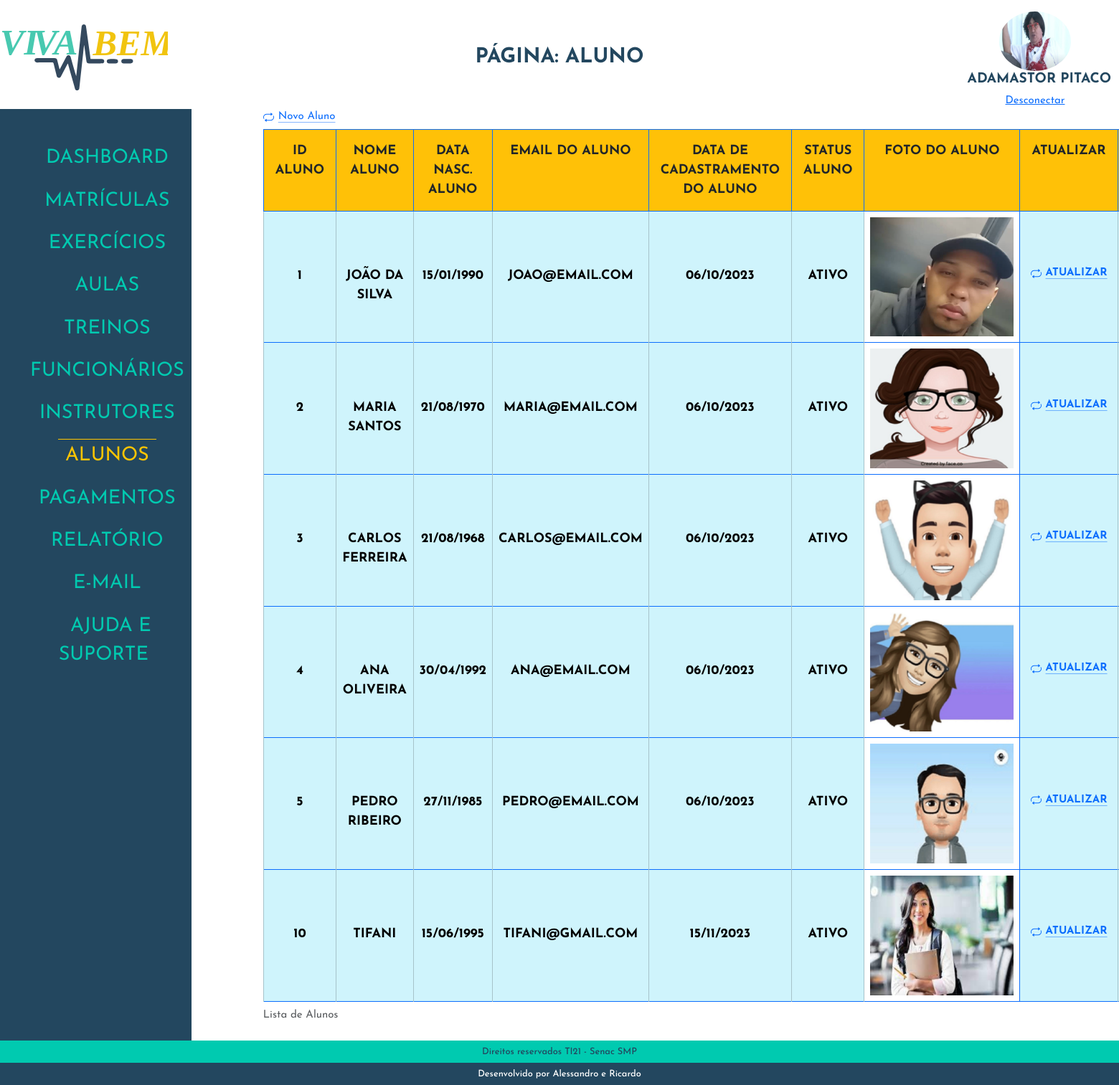
The app's page /admin/index.php?p=aluno (signed in) with its own data.
### tables this page shows
CREATE TABLE `tblfuncionarios` (
  `idFuncionario` int(11) NOT NULL,
  `nomeFuncionario` varchar(50) NOT NULL,
  `altFuncionario` varchar(50) NOT NULL,
  `dataNascFuncionario` date NOT NULL,
  `cargoFuncionario` varchar(20) NOT NULL,
  `especialidadeFuncionario` varchar(20) NOT NULL,
  `emailFuncionario` varchar(80) DEFAULT NULL,
  `senhaFuncionario` varchar(20) NOT NULL,
  `nivelFuncionario` varchar(15) NOT NULL,
  `telefoneFuncionario` varchar(14) NOT NULL,
  `dataAdmissaoFuncionario` date NOT NULL,
  `statusFuncionario` varchar(10) NOT NULL,
  `fotoFuncionario` varchar(100) DEFAULT NULL,
  `linkFaceFuncionario` varchar(150) NOT NULL,
  `linkInstaFuncionario` varchar(150) NOT NULL,
  `linklinkedinFuncionario` varchar(150) NOT NULL,
  `linkWhatsFuncionario` varchar(150) NOT NULL
);

CREATE TABLE `tblalunos` (
  `idAluno` int(11) NOT NULL,
  `nomeAluno` varchar(50) NOT NULL,
  `dataNascAluno` date NOT NULL,
  `emailAluno` varchar(80) NOT NULL,
  `senhaAluno` varchar(20) NOT NULL,
  `dataCadAluno` date NOT NULL,
  `statusAluno` varchar(10) NOT NULL,
  `fotoAluno` varchar(100) NOT NULL
);

### admin/class/funcionario.php (called while the page is built, shortened)
<?php
class FuncionarioClass
{
    public $idFuncionario;
    public function __construct($id = false)
    {
        if ($id) {
            $this->idFuncionario = $id;
            $this->Carregar();
        }
    }
    public function Carregar()
    {
        $query = "SELECT * FROM  tblfuncionarios WHERE idFuncionario = " . $this->idFuncionario;
        $conn = Conexao::LigarConexao();
        $resultado = $conn->query($query);
        $lista = $resultado->fetchAll();
        foreach ($lista as $linha) {
            $this->nomeFuncionario = $linha['nomeFuncionario'];
            $this->fotoFuncionario = $linha['fotoFuncionario'];
        }
    }
   }

### admin/class/aluno.php (called while the page is built, shortened)
<?php
class AlunoClass
{
    public function listar(){
        $sql = "SELECT * FROM tblalunos WHERE statusAluno = 'ATIVO' ORDER BY idAluno ASC";
        $conn = Conexao::LigarConexao();
        $resultado = $conn->query($sql);
        $lista = $resultado->fetchAll();
        return $lista;
    }
}

### admin/aluno/listar.php (the view, shortened to what this page needs)
<?php
require_once('class/aluno.php');
$aluno = new AlunoClass();
$lista = $aluno->listar();
?>
<div>
    <a class="icon-link icon-link-hover" style="--bs-icon-link-transform: translate3d(0, -.125rem, 0);" href="index.php?p=aluno&aluno=cadastrar">
        Novo Aluno
    </a>
</div>
<div class=" table-responsive">
    <table class="table table-bordered border-primary">
        <caption> Lista de Alunos</caption>
        <thead>
            <tr>
                <th class="p-3 mb-2 bg-warning text-dark">Id Aluno</th>
                <th class="p-3 mb-2 bg-warning text-dark">Nome Aluno</th>
                <th class="p-3 mb-2 bg-warning text-dark">Data Nasc. Aluno</th>
                <th class="p-3 mb-2 bg-warning text-dark">Email do Aluno</th>
                <th class="p-3 mb-2 bg-warning text-dark">Data de Cadastramento do Aluno</th>
                <th class="p-3 mb-2 bg-warning text-dark">Status Aluno</th>
                <th class="p-3 mb-2 bg-warning text-dark">Foto do Aluno</th>
                <th class="p-3 mb-2 bg-warning text-dark">Atualizar</th>
            </tr>
        </thead>
        <?php foreach ($lista as $linha) : ?>
            <tbody>
                <tr>
                    <td class="table-info"><?php echo $linha['idAluno'] ?></td>
                    <td class="table-info"><?php echo $linha['nomeAluno'] ?></td>
                    <td class="table-info"><?php echo date('d/m/Y', strtotime($linha['dataNascAluno'])) ?></td>
                    <td class="table-info"><?php echo $linha['emailAluno'] ?></td>
                    <td class="table-info"><?php echo date('d/m/Y', strtotime($linha['dataCadAluno'])) ?></td>
                    <td class="table-info"><?php echo $linha['statusAluno'] ?></td>
                    <td class="tamanhoFoto">
                        <a href="../img/<?php echo $linha['fotoAluno'] ?>" data-lightbox="<?php echo $linha['nomeAluno'] ?>" data-title="<?php echo $linha['nomeAluno'] ?>">
                            <img src="../img/<?php echo $linha['fotoAluno'] ?>" data-alt="<?php echo $linha['nomeAluno'] ?>">
                        </a>
                    </td>
                    <td class="table-info"> <a class="icon-link icon-link-hover" style="--bs-icon-link-transform: translate3d(0, -.125rem, 0);" href="index.php?p=aluno&aluno=atualizar&id=<?php echo $linha['idAluno'] ?>">
                            Atualizar
                        </a>
                    </td>
                </tr>
            <?php endforeach ?>
            </tbody>
    </table>
</div

### admin/index.php (shortened to what this page needs)
<?php
if (isset($_SESSION['idAluno'])) {
    $id = $_SESSION['idAluno'];
    $tipoUsuario = 'aluno';
} elseif (isset($_SESSION['idFuncionario'])) {
    $tipoUsuario = 'funcionario';
} else {
    header("location: http://localhost/Projeto-Academia-Viva-Bem-Senac/admin/loginAdmin.php");
    exit;
}
$pagina = @$_GET['p'];
require_once('class/aluno.php');
require_once('class/funcionario.php');
if ($tipoUsuario === 'aluno') {
    $aluno = new AlunoClass($id);
    $usuario = $aluno;
} elseif ($tipoUsuario === 'funcionario') {
    $funcionario = new FuncionarioClass($id);
    $usuario = $funcionario;
}
?>
<!DOCTYPE html>
<html lang="pt-BR">
<head>
    <link rel="stylesheet" href="./css/reset.css">
    <link href="path/to/lightbox.css" rel="stylesheet" />
    <link href="https://cdn.jsdelivr.net/npm/bootstrap@5.3.2/dist/css/bootstrap.min.css" rel="stylesheet">
    <link rel="stylesheet" href="./css/estilo.css">
</head>
<body>
    <header class="topo">
        <h1>
            <img src="./img/logoVivaBem.svg" alt="Logo Viva Bem">
        </h1>
        <?php
        if ($pagina == '') {
            echo '<h2>Dashboard</h2>';
        } else {
            echo ('<h2>Página: ' . $pagina . '</h2>');
        }
        ?>
         <div class="identUser">
            <img src="../img/<?php echo $usuario->fotoAluno ?? $usuario->fotoFuncionario; ?>" alt="User">
            <h2><?php echo $usuario->nomeAluno ?? $usuario->nomeFuncionario; ?></h2>
            <a href="desconectar.php">Desconectar</a>
        </div>
    </header>
    <main>
        <div class="menu">
            <nav>
                <ul>
                    <li><a href="index.php?p=dashboard" class="<?php echo (($pagina == 'dashboard') ||  (@$pagina == '')) ? 'menuAtivo' : ''; ?>"> Dashboard </a></li>
                    <li><a href="index.php?p=matriculas" class="<?php echo ($pagina == 'matriculas') ? 'menuAtivo' : ''; ?>"> Matrículas </a></li>
                    <li><a href="index.php?p=exercicios" class="<?php echo ($pagina == 'exercicios') ? 'menuAtivo' : ''; ?>"> Exercícios </a></li>
                    <li><a href="index.php?p=aulas" class="<?php echo ($pagina == 'aulas') ? 'menuAtivo' : ''; ?>"> Aulas </a></li>
                    <li><a href="index.php?p=treino" class="<?php echo ($pagina == 'treino') ? 'menuAtivo' : ''; ?>"> Treinos </a></li>
                    <li><a href="index.php?p=funcionarios" class="<?php echo ($pagina == 'funcionarios') ? 'menuAtivo' : ''; ?>"> Funcionários </a></li>
                    <li><a href="index.php?p=instrutores" class="<?php echo ($pagina == 'instrutores') ? 'menuAtivo' : ''; ?>"> Instrutores </a></li>
                    <li><a href="index.php?p=aluno" class="<?php echo ($pagina == 'aluno') ? 'menuAtivo' : ''; ?>"> Alunos </a></li>
                    <li><a href="index.php?p=pagamento" class="<?php echo ($pagina == 'pagamento') ? 'menuAtivo' : ''; ?>"> Pagamentos </a></li>
                    <li><a href="index.php?p=relatorio" class="<?php echo ($pagina == 'relatorio') ? 'menuAtivo' : ''; ?>"> Relatório </a></li>
                    <li><a href="index.php?p=contato" class="<?php echo ($pagina == 'contato') ? 'menuAtivo' : ''; ?>"> E-mail </a></li>
                    <li><a href="index.php?p=ajuda" class="<?php echo ($pagina == 'ajuda') ? 'menuAtivo' : ''; ?>"> Ajuda e Suporte </a></li>
                </ul>
            </nav>
        </div>
        <div class="box">
            <?php
            switch ($pagina) {
                case 'aluno':
                    require_once('aluno/aluno.php');
                    break;
            }
            ?>
        </div>
    </main>
    <footer class="rodape">
        <h2>Direitos reservados TI21 - Senac SMP</h2>
        <h2>Desenvolvido por Alessandro e Ricardo</h2>
    </footer>
</body>
</html>

### admin/css/estilo.css (style rules this page uses)
*, a, h1, h2, h3, h4 { font-family: 'Josefin Sans', sans-serif; font-size: 15px; }
body { display: flex; flex-direction: column; height: 100vh; width: 100%; }
.topo { display: flex; justify-content: space-between; margin-top: 1%; align-items: center; }
.topo h1 { text-align: center; width: 15%; }
.identUser { width: 100%; }
.identUser img { max-width: 100px; max-height: 90px; object-fit: cover; border-radius: 50%; }
.topo h2 { font-size: 1.8em; text-transform: uppercase; color: #23475f; font-weight: bold; }
.topo div { display: flex; flex-direction: column; align-items: center; width: 15%; }
.topo div img { width: 75%; }
.topo div h2 { margin-left: 5%; font-size: 1.2em; }
main { flex: 1; display: flex; }
.menu { background-color: #23475f; text-align: center; display: flex; }
.menu nav { margin-top: 15%; }
.menu nav ul li { padding: 4% 0; }
.menu nav ul li a { text-decoration: none; color: #00cab0; font-size: 1.8em; text-transform: uppercase; padding: 4% 10px; }
.menuAtivo { color: #ffc500 !important; border-top: solid 1px #ffc500; }
.box { margin: 0 100px; }
.rodape { text-align: center; }
.rodape h2 { font-size: .8em; margin-bottom: 0; }
.rodape h2:nth-child(1) { background: #00cab0; padding: .5% 0; color: #23475f; }
.rodape h2:nth-child(2) { background: #23475f; padding: .5% 0; color: #fff; }
.tamanhoFoto { width: 100%; }
.tamanhoFoto img { max-width: 200px; max-height: 200px; object-fit: cover; }
.table-info, .text-dark { font-size: 1.2em; text-align: center; font-weight: bold; text-transform: uppercase; }

### records on screen
tblfuncionarios: fotoFuncionario (picture), nomeFuncionario "ADAMASTOR PITACO"
tblalunos: idAluno "1", nomeAluno "JOÃO DA SILVA", dataNascAluno "15/01/1990", emailAluno "JOAO@EMAIL.COM", dataCadAluno "06/10/2023", statusAluno "ATIVO", fotoAluno (picture)
tblalunos: idAluno "2", nomeAluno "MARIA SANTOS", dataNascAluno "21/08/1970", emailAluno "MARIA@EMAIL.COM", dataCadAluno "06/10/2023", statusAluno "ATIVO", fotoAluno (picture)
tblalunos: idAluno "3", nomeAluno "CARLOS FERREIRA", dataNascAluno "21/08/1968", emailAluno "CARLOS@EMAIL.COM", dataCadAluno "06/10/2023", statusAluno "ATIVO", fotoAluno (picture)
tblalunos: idAluno "4", nomeAluno "ANA OLIVEIRA", dataNascAluno "30/04/1992", emailAluno "ANA@EMAIL.COM", dataCadAluno "06/10/2023", statusAluno "ATIVO", fotoAluno (picture)
tblalunos: idAluno "5", nomeAluno "PEDRO RIBEIRO", dataNascAluno "27/11/1985", emailAluno "PEDRO@EMAIL.COM", dataCadAluno "06/10/2023", statusAluno "ATIVO", fotoAluno (picture)
tblalunos: idAluno "10", nomeAluno "TIFANI", dataNascAluno "15/06/1995", emailAluno "TIFANI@GMAIL.COM", dataCadAluno "15/11/2023", statusAluno "ATIVO", fotoAluno (picture)

### other values on screen
$pagina "ALUNO"
